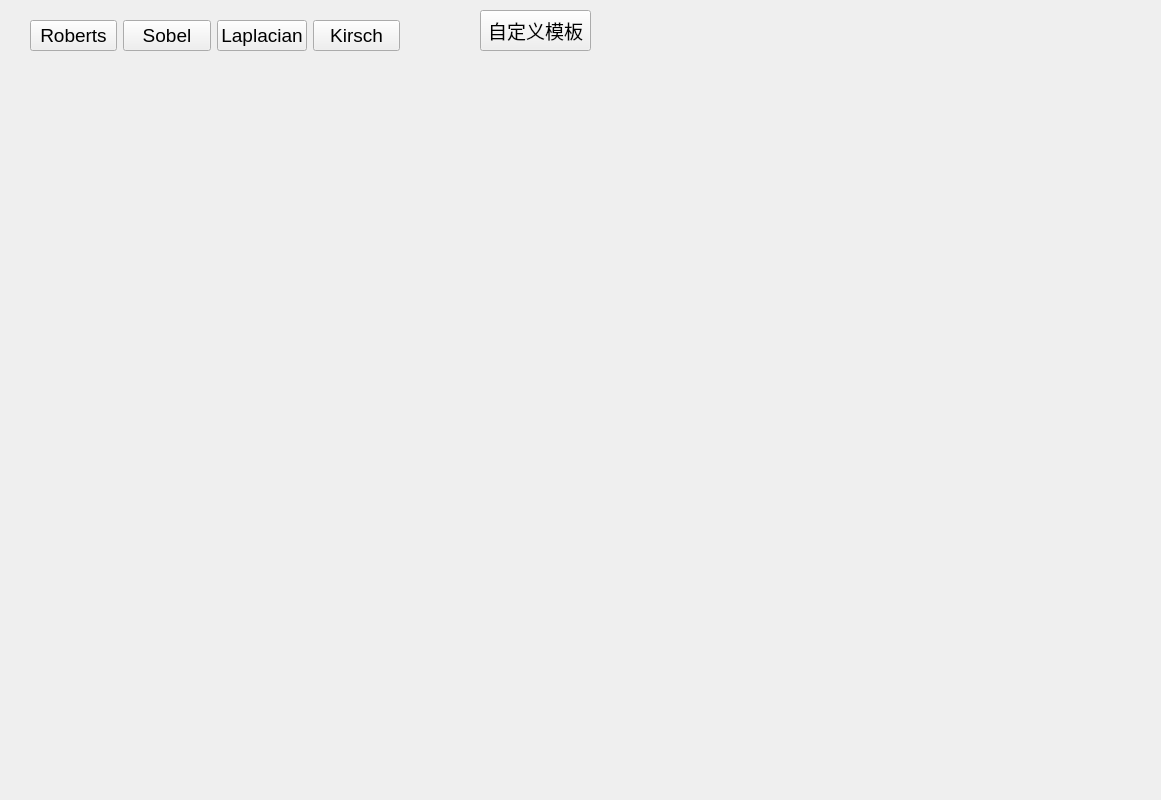
    <widget class="QWidget" name="sharpen">
     <attribute name="title">
      <string>图像锐化</string>
     </attribute>
     <widget class="QCustomPlot" name="sharpen_paint" native="true">
      <property name="geometry">
       <rect>
        <x>631</x>
        <y>60</y>
        <width>521</width>
        <height>731</height>
       </rect>
      </property>
      <property name="contextMenuPolicy">
       <enum>Qt::ActionsContextMenu</enum>
      </property>
     </widget>
     <widget class="mywidget" name="sharpen_page" native="true">
      <property name="geometry">
       <rect>
        <x>30</x>
        <y>60</y>
        <width>571</width>
        <height>731</height>
       </rect>
      </property>
      <property name="contextMenuPolicy">
       <enum>Qt::ActionsContextMenu</enum>
      </property>
     </widget>
     <widget class="QWidget" name="layoutWidget">
      <property name="geometry">
       <rect>
        <x>30</x>
        <y>10</y>
        <width>370</width>
        <height>51</height>
       </rect>
      </property>
      <layout class="QHBoxLayout" name="horizontalLayout_15">
       <item>
        <widget class="QPushButton" name="sharpenRoberts">
         <property name="font">
          <font>
           <pointsize>14</pointsize>
          </font>
         </property>
         <property name="text">
          <string>Roberts</string>
         </property>
        </widget>
       </item>
       <item>
        <widget class="QPushButton" name="sharpenSobel">
         <property name="font">
          <font>
           <pointsize>14</pointsize>
          </font>
         </property>
         <property name="text">
          <string>Sobel</string>
         </property>
        </widget>
       </item>
       <item>
        <widget class="QPushButton" name="sharpenLapla">
         <property name="font">
          <font>
           <pointsize>14</pointsize>
          </font>
         </property>
         <property name="text">
          <string>Laplacian</string>
         </property>
        </widget>
       </item>
       <item>
        <widget class="QPushButton" name="kirsch">
         <property name="font">
          <font>
           <pointsize>14</pointsize>
          </font>
         </property>
         <property name="text">
          <string>Kirsch</string>
         </property>
        </widget>
       </item>
      </layout>
     </widget>
     <widget class="QPushButton" name="sharpenmode">
      <property name="geometry">
       <rect>
        <x>480</x>
        <y>10</y>
        <width>111</width>
        <height>41</height>
       </rect>
      </property>
      <property name="font">
       <font>
        <pointsize>14</pointsize>
       </font>
      </property>
      <property name="text">
       <string>自定义模板</string>
      </property>
     </widget>
    </widget>
